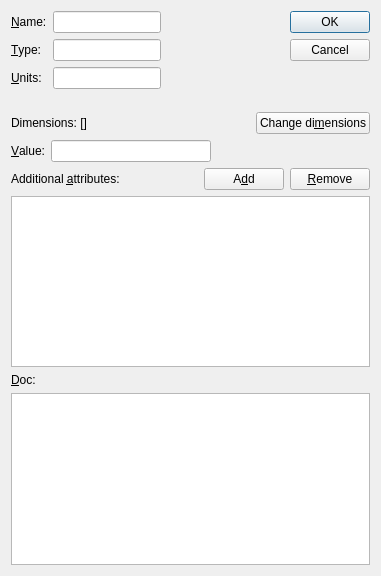
<?xml version="1.0" encoding="UTF-8"?>
<ui version="4.0">
 <class>FieldDlg</class>
 <widget class="QDialog" name="FieldDlg">
  <property name="geometry">
   <rect>
    <x>0</x>
    <y>0</y>
    <width>381</width>
    <height>576</height>
   </rect>
  </property>
  <property name="minimumSize">
   <size>
    <width>266</width>
    <height>390</height>
   </size>
  </property>
  <property name="windowTitle">
   <string>Field</string>
  </property>
  <layout class="QGridLayout" name="gridLayout">
   <item row="0" column="0">
    <layout class="QVBoxLayout" name="verticalLayout">
     <item>
      <layout class="QHBoxLayout" name="horizontalLayout_2">
       <item>
        <layout class="QFormLayout" name="formLayout">
         <item row="0" column="0">
          <widget class="QLabel" name="nameLabel">
           <property name="text">
            <string>&amp;Name:</string>
           </property>
           <property name="buddy">
            <cstring>nameLineEdit</cstring>
           </property>
          </widget>
         </item>
         <item row="0" column="1">
          <widget class="QLineEdit" name="nameLineEdit"/>
         </item>
         <item row="1" column="0">
          <widget class="QLabel" name="typeLabel">
           <property name="text">
            <string>&amp;Type:</string>
           </property>
           <property name="buddy">
            <cstring>typeLineEdit</cstring>
           </property>
          </widget>
         </item>
         <item row="1" column="1">
          <widget class="QLineEdit" name="typeLineEdit"/>
         </item>
         <item row="2" column="0">
          <widget class="QLabel" name="unitsLabel">
           <property name="text">
            <string>&amp;Units:</string>
           </property>
           <property name="buddy">
            <cstring>unitsLineEdit</cstring>
           </property>
          </widget>
         </item>
         <item row="2" column="1">
          <widget class="QLineEdit" name="unitsLineEdit"/>
         </item>
        </layout>
       </item>
       <item>
        <spacer name="horizontalSpacer">
         <property name="orientation">
          <enum>Qt::Horizontal</enum>
         </property>
         <property name="sizeHint" stdset="0">
          <size>
           <width>40</width>
           <height>20</height>
          </size>
         </property>
        </spacer>
       </item>
       <item>
        <widget class="QDialogButtonBox" name="buttonBox">
         <property name="enabled">
          <bool>true</bool>
         </property>
         <property name="sizePolicy">
          <sizepolicy hsizetype="Fixed" vsizetype="Fixed">
           <horstretch>0</horstretch>
           <verstretch>0</verstretch>
          </sizepolicy>
         </property>
         <property name="minimumSize">
          <size>
           <width>0</width>
           <height>95</height>
          </size>
         </property>
         <property name="orientation">
          <enum>Qt::Vertical</enum>
         </property>
         <property name="standardButtons">
          <set>QDialogButtonBox::Cancel|QDialogButtonBox::Ok</set>
         </property>
        </widget>
       </item>
      </layout>
     </item>
     <item>
      <layout class="QHBoxLayout" name="horizontalLayout_4">
       <item>
        <widget class="QLabel" name="dimLabel">
         <property name="text">
          <string>Dimensions: []</string>
         </property>
        </widget>
       </item>
       <item>
        <spacer name="horizontalSpacer_3">
         <property name="orientation">
          <enum>Qt::Horizontal</enum>
         </property>
         <property name="sizeHint" stdset="0">
          <size>
           <width>40</width>
           <height>20</height>
          </size>
         </property>
        </spacer>
       </item>
       <item>
        <widget class="QPushButton" name="dimPushButton">
         <property name="sizePolicy">
          <sizepolicy hsizetype="Fixed" vsizetype="Fixed">
           <horstretch>0</horstretch>
           <verstretch>0</verstretch>
          </sizepolicy>
         </property>
         <property name="text">
          <string>Change di&amp;mensions</string>
         </property>
        </widget>
       </item>
      </layout>
     </item>
     <item>
      <layout class="QHBoxLayout" name="horizontalLayout">
       <item>
        <widget class="QLabel" name="valueLabel">
         <property name="text">
          <string>&amp;Value:</string>
         </property>
         <property name="buddy">
          <cstring>valueLineEdit</cstring>
         </property>
        </widget>
       </item>
       <item>
        <widget class="QLineEdit" name="valueLineEdit"/>
       </item>
       <item>
        <spacer name="horizontalSpacer_2">
         <property name="orientation">
          <enum>Qt::Horizontal</enum>
         </property>
         <property name="sizeHint" stdset="0">
          <size>
           <width>40</width>
           <height>20</height>
          </size>
         </property>
        </spacer>
       </item>
      </layout>
     </item>
     <item>
      <layout class="QHBoxLayout" name="horizontalLayout_3">
       <item>
        <widget class="QLabel" name="attributesLabel">
         <property name="text">
          <string>Additional &amp;attributes:</string>
         </property>
         <property name="buddy">
          <cstring>attributeTableWidget</cstring>
         </property>
        </widget>
       </item>
       <item>
        <widget class="QPushButton" name="addPushButton">
         <property name="sizePolicy">
          <sizepolicy hsizetype="Fixed" vsizetype="Fixed">
           <horstretch>0</horstretch>
           <verstretch>0</verstretch>
          </sizepolicy>
         </property>
         <property name="text">
          <string>A&amp;dd</string>
         </property>
        </widget>
       </item>
       <item>
        <widget class="QPushButton" name="removePushButton">
         <property name="sizePolicy">
          <sizepolicy hsizetype="Fixed" vsizetype="Fixed">
           <horstretch>0</horstretch>
           <verstretch>0</verstretch>
          </sizepolicy>
         </property>
         <property name="text">
          <string>&amp;Remove</string>
         </property>
        </widget>
       </item>
      </layout>
     </item>
     <item>
      <widget class="QTableWidget" name="attributeTableWidget"/>
     </item>
     <item>
      <widget class="QLabel" name="docLabel">
       <property name="text">
        <string>&amp;Doc:</string>
       </property>
       <property name="buddy">
        <cstring>docTextEdit</cstring>
       </property>
      </widget>
     </item>
     <item>
      <widget class="QTextEdit" name="docTextEdit"/>
     </item>
    </layout>
   </item>
  </layout>
 </widget>
 <tabstops>
  <tabstop>nameLineEdit</tabstop>
  <tabstop>typeLineEdit</tabstop>
  <tabstop>unitsLineEdit</tabstop>
  <tabstop>dimPushButton</tabstop>
  <tabstop>valueLineEdit</tabstop>
  <tabstop>addPushButton</tabstop>
  <tabstop>removePushButton</tabstop>
  <tabstop>attributeTableWidget</tabstop>
  <tabstop>docTextEdit</tabstop>
  <tabstop>buttonBox</tabstop>
 </tabstops>
 <resources/>
 <connections>
  <connection>
   <sender>buttonBox</sender>
   <signal>accepted()</signal>
   <receiver>FieldDlg</receiver>
   <slot>accept()</slot>
   <hints>
    <hint type="sourcelabel">
     <x>248</x>
     <y>254</y>
    </hint>
    <hint type="destinationlabel">
     <x>157</x>
     <y>274</y>
    </hint>
   </hints>
  </connection>
  <connection>
   <sender>buttonBox</sender>
   <signal>rejected()</signal>
   <receiver>FieldDlg</receiver>
   <slot>reject()</slot>
   <hints>
    <hint type="sourcelabel">
     <x>316</x>
     <y>260</y>
    </hint>
    <hint type="destinationlabel">
     <x>286</x>
     <y>274</y>
    </hint>
   </hints>
  </connection>
 </connections>
</ui>
